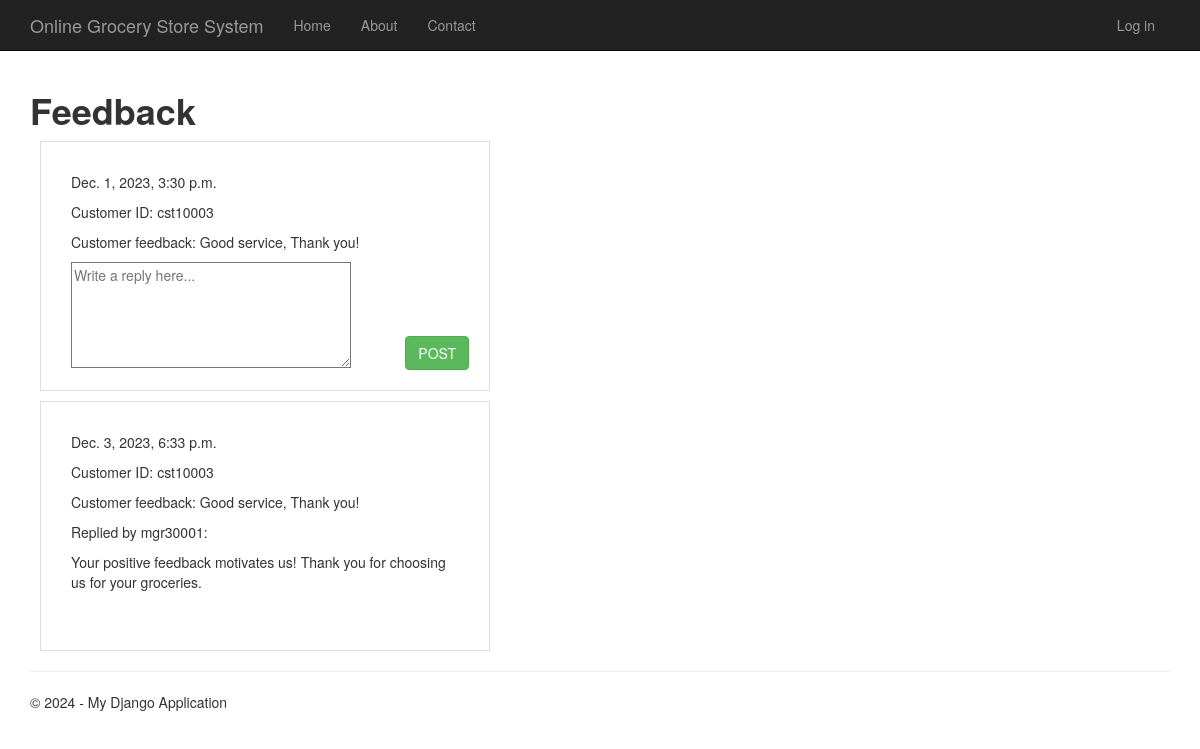
Screenshot of /feedback with the database file from the repository.
### app/models.py (models this page shows, shortened)
class Feedback(models.Model):
    feedback_id = models.CharField(primary_key=True, max_length=10)
    customer = models.ForeignKey(User, on_delete=models.RESTRICT, related_name='customer_feedbacks',to_field='username', limit_choices_to={'username__startswith': 'cst'})
    manager = models.ForeignKey(User, on_delete=models.RESTRICT, null=True,default=None, blank=True,to_field='username', limit_choices_to={'username__startswith': 'mgr'})
    feedback_receive = models.CharField(max_length=255)
    feedback_reply = models.CharField(max_length=255, null=True,default=None, blank=True)
    feedback_date = models.DateTimeField()

### app/views.py (the view)
# urls.py: re_path(r'^feedback$', main_views.feedback, name='feedback'),
def feedback(request):
    assert isinstance(request, HttpRequest)
    check_manager = request.user.groups.filter(name='manager').exists()
    context={
        'title': 'Feedback',
        'is_manager': check_manager,
        'year':datetime.now().year,
    }
    feedbacks = Feedback.objects.all()
    if request.method == 'GET':
        context['feedbacks']=feedbacks
    if request.method == 'POST':
        feedback_update = Feedback.objects.get(feedback_id=request.POST['feedback_id'])
        feedback_update.manager = request.user
        feedback_update.feedback_reply = request.POST['feedback_reply']
        feedback_update.save(update_fields=['manager_id', 'feedback_reply'])
        return redirect('feedback')
    return render(request,'app/feedback.html',context)

### viewproducts/context_processors.py (called while the page is built)
def cart(request):
    return {'cart': Cart(request)}

### app/templates/app/feedback.html (shortened to what this page needs)
{% extends "app/layout.html" %}
{% block content %}
<br>
<h1>
    <p><strong>Feedback</strong></p>
</h1>
{% for feedback in feedbacks%}
<div style="display:block; flex-direction:row;width: 450px; margin: 10px; box-sizing: border-box;">
    <div
        style="position: relative; display: inline-block; border: 1px solid #ddd; padding: 30px; width: 100%; height: 250px;">
        {% if feedback.feedback_id %}
        <form action="{% url 'feedback' %}" method="POST">
            <p>{{ feedback.feedback_date }}</p>
            <p>Customer ID: {{ feedback.customer_id }}</p>
            <p>Customer feedback: {{ feedback.feedback_receive}}</p>
            {% if feedback.feedback_reply%}
            <p>Replied by {{ feedback.manager_id }}: </p>
            <p>{{ feedback.feedback_reply }}</p>
            {% else %}
            <p><textarea type="text" name='feedback_reply' placeholder='Write a reply here...'
                    rows="5" cols="150" required></textarea></p>
            <button type="submit" class="btn btn-success btn-square buttonsize"
                style="position: absolute; bottom: 20px; right: 20px;">POST</button>
            {% endif %}
        </form>
        {% endif %}
    </div>
</div>
{% endfor %}
{% endblock %}

### app/static/app/content/site.css (style rules this page uses)
body { padding-top: 50px; padding-bottom: 20px; }
input, select, textarea { max-width: 280px; }

### rows the page displays
Feedback: feedback_date "Dec. 1, 2023, 3:30 p.m.", customer_id "cst10003", feedback_receive "Good service, Thank you!"
Feedback: feedback_date "Dec. 3, 2023, 6:33 p.m.", customer_id "cst10003", feedback_receive "Good service, Thank you!", manager_id "mgr30001", feedback_reply "Your positive feedback motivates us! Thank you for choosing us for your groceries."
